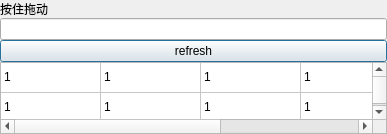
<?xml version="1.0" encoding="UTF-8"?>
<ui version="4.0">
 <class>public_debugDialog</class>
 <widget class="QDialog" name="public_debugDialog">
  <property name="geometry">
   <rect>
    <x>0</x>
    <y>0</y>
    <width>387</width>
    <height>134</height>
   </rect>
  </property>
  <property name="windowTitle">
   <string>Dialog</string>
  </property>
  <layout class="QVBoxLayout" name="verticalLayout">
   <property name="spacing">
    <number>0</number>
   </property>
   <property name="leftMargin">
    <number>0</number>
   </property>
   <property name="topMargin">
    <number>0</number>
   </property>
   <property name="rightMargin">
    <number>0</number>
   </property>
   <property name="bottomMargin">
    <number>0</number>
   </property>
   <item>
    <widget class="QLabel" name="label">
     <property name="text">
      <string>按住拖动</string>
     </property>
    </widget>
   </item>
   <item>
    <widget class="QLineEdit" name="lineEdit"/>
   </item>
   <item>
    <widget class="QPushButton" name="pushButton">
     <property name="text">
      <string>refresh</string>
     </property>
    </widget>
   </item>
   <item>
    <widget class="QTableWidget" name="tableWidget">
     <attribute name="horizontalHeaderVisible">
      <bool>false</bool>
     </attribute>
     <attribute name="verticalHeaderVisible">
      <bool>false</bool>
     </attribute>
     <row>
      <property name="text">
       <string>New Row</string>
      </property>
     </row>
     <row>
      <property name="text">
       <string>New Row</string>
      </property>
     </row>
     <column>
      <property name="text">
       <string>New Column</string>
      </property>
     </column>
     <column>
      <property name="text">
       <string>New Column</string>
      </property>
     </column>
     <column>
      <property name="text">
       <string>New Column</string>
      </property>
     </column>
     <column>
      <property name="text">
       <string>New Column</string>
      </property>
     </column>
     <column>
      <property name="text">
       <string>New Column</string>
      </property>
     </column>
     <item row="0" column="0">
      <property name="text">
       <string>1</string>
      </property>
     </item>
     <item row="0" column="1">
      <property name="text">
       <string>1</string>
      </property>
     </item>
     <item row="0" column="2">
      <property name="text">
       <string>1</string>
      </property>
     </item>
     <item row="0" column="3">
      <property name="text">
       <string>1</string>
      </property>
     </item>
     <item row="0" column="4">
      <property name="text">
       <string>1</string>
      </property>
     </item>
     <item row="1" column="0">
      <property name="text">
       <string>1</string>
      </property>
     </item>
     <item row="1" column="1">
      <property name="text">
       <string>1</string>
      </property>
     </item>
     <item row="1" column="2">
      <property name="text">
       <string>1</string>
      </property>
     </item>
     <item row="1" column="3">
      <property name="text">
       <string>1</string>
      </property>
     </item>
     <item row="1" column="4">
      <property name="text">
       <string>1</string>
      </property>
     </item>
    </widget>
   </item>
  </layout>
 </widget>
 <resources/>
 <connections/>
</ui>
